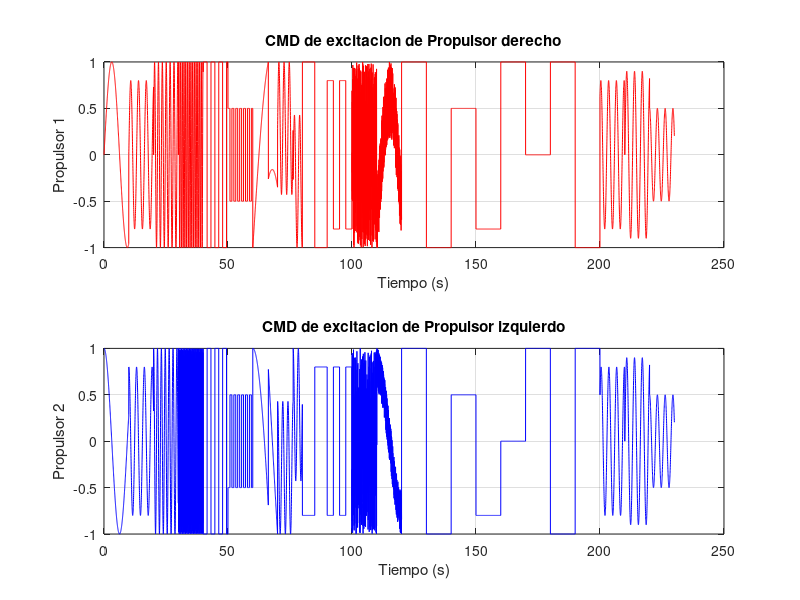

The MATLAB script that drew this image:
% Definición del tiempo total y el tiempo de muestreo
t_total = 10;              % Duración de cada función en segundos
fs = 50;                   % Frecuencia de muestreo en Hz
t = linspace(0, t_total, t_total * fs); % Vector de tiempo

% Función para normalizar cada señal al rango [-1, 1]
normalize_signal = @(signal) 2 * (signal - min(signal)) / (max(signal) - min(signal)) - 1;

% Generación y normalización de las funciones
propulsor1 = cell(1, 23); % Almacenará funciones para el primer propulsor
propulsor2 = cell(1, 23); % Almacenará funciones para el segundo propulsor

% Funciones de la forma seno y coseno
propulsor1{1} = normalize_signal(sin(0.5 * t));   
propulsor2{1} = normalize_signal(cos(0.5 * t));   

propulsor1{2} = normalize_signal(0.8 * sin(2 * t))*0.8; 
propulsor2{2} = normalize_signal(0.8 * cos(2 * t))*0.8; 

propulsor1{3} = normalize_signal(0.5 * sin(4 * t)); 
propulsor2{3} = normalize_signal(0.5 * cos(4 * t)); 

% Funciones con cambios abruptos
propulsor1{4} = normalize_signal(0.3 * sin(9 * t)); 
propulsor2{4} = normalize_signal(0.3 * cos(49 * t));    

propulsor1{5} = normalize_signal(square(2 * t));      
propulsor2{5} = normalize_signal(-square(2 * t));     

propulsor1{6} = normalize_signal(square(4 * t)) * 0.5;      
propulsor2{6} = normalize_signal(-square(4 * t)) * 0.5;     

% Funciones mixtas con seno, coseno y cambios abruptos
propulsor1{7} = normalize_signal(sin(0.2 * t) + square(0.5 * t) * 0.3); 
propulsor2{7} = normalize_signal(cos(0.2 * t) - square(0.5 * t) * 0.3); 

propulsor1{8} = normalize_signal(sin(3 * t) + 0.4 * square(0.5 * t));   
propulsor2{8} = normalize_signal(cos(3 * t) - 0.4 * square(0.5 * t));   

% Funciones con pasos abruptos
propulsor1{9} = normalize_signal([ones(1, length(t)/2), -ones(1, length(t)/2)]); 
propulsor2{9} = normalize_signal([-ones(1, length(t)/2), ones(1, length(t)/2)]) * 0.8; 

propulsor1{10} = normalize_signal([ones(1, length(t)/4), -ones(1, length(t)/4), ones(1, length(t)/4), -ones(1, length(t)/4)]) * 0.8; 
propulsor2{10} = normalize_signal([ones(1, length(t)/4), -ones(1, length(t)/4), ones(1, length(t)/4), -ones(1, length(t)/4)]) * -0.8; 

% Funciones aleatorias entre -1 y 1
rng(0); 
propulsor1{11} = normalize_signal(2 * rand(1, length(t)) - 1); 
propulsor2{11} = normalize_signal(2 * rand(1, length(t)) - 1); 

propulsor1{12} = normalize_signal(sin(0.3 * t) + 0.3 * (2 * rand(1, length(t)) - 1)); 
propulsor2{12} = normalize_signal(cos(0.3 * t) + 0.3 * (2 * rand(1, length(t)) - 1)); 

% Nuevas señales constantes
propulsor1{13} = ones(1, length(t)); 
propulsor2{13} = ones(1, length(t)); 

propulsor1{14} = -ones(1, length(t)); 
propulsor2{14} = -ones(1, length(t)); 

propulsor1{15} = 0.5 * ones(1, length(t)); 
propulsor2{15} = 0.5 * ones(1, length(t)); 

propulsor1{16} = -0.8 * ones(1, length(t)); 
propulsor2{16} = -0.8 * ones(1, length(t)); 

propulsor1{17} = ones(1, length(t)); 
propulsor2{17} = zeros(1, length(t)); 

propulsor1{18} = zeros(1, length(t)); 
propulsor2{18} = ones(1, length(t)); 

propulsor1{19} = ones(1, length(t)); 
propulsor2{19} = -ones(1, length(t)); 

propulsor1{20} = -ones(1, length(t)); 
propulsor2{20} = ones(1, length(t)); 


propulsor1{21} = normalize_signal(0.8 * sin(2 * t)+cos(2 * t))*0.8; 
propulsor2{21} = normalize_signal(0.8 * cos(2 * t)+sin(2 * t))*0.8; 

propulsor1{22} = normalize_signal(0.8 * sin(2 * t))*0.9; 
propulsor2{22} = normalize_signal(0.8 * sin(2 * t))*0.9; 


propulsor1{23} = normalize_signal(0.8 * cos(2 * t))*0.5; 
propulsor2{23} = normalize_signal(0.8 * cos(2 * t))*0.5; 
% Inicialización de vectores acumulativos para ambos propulsor
cmd_r = []; % Vector para almacenar todos los valores del propulsor 1
cmd_l = []; % Vector para almacenar todos los valores del propulsor 2

% Concatenación de cada función en los vectores acumulativos
for i = 1:23
    cmd_r  = [cmd_r , propulsor1{i}]; % Apilando propulsor 1
    cmd_l = [cmd_l, propulsor2{i}]; % Apilando propulsor 2
end


% Gráfica de los vectores acumulativos
figure;
subplot(2,1,1);
plot((0:length(cmd_r)-1) / fs, cmd_r, 'r');
xlabel('Tiempo (s)');
ylabel('Propulsor 1');
title('CMD de excitacion de Propulsor derecho');
grid on;

subplot(2,1,2);
plot((0:length(cmd_l)-1) / fs, cmd_l, 'b');
xlabel('Tiempo (s)');
ylabel('Propulsor 2');
title('CMD de excitacion de Propulsor izquierdo');
grid on;

% Guardar las señales generadas en un archivo .mat
save('propulsor_signals.mat', 'cmd_r', 'cmd_l');
